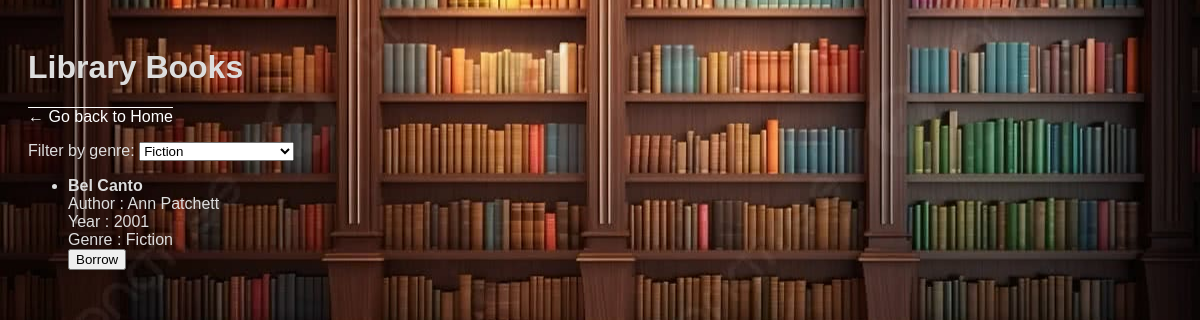
The page /books/?genre=1 (signed in) on the database its author committed.
### catalog/models.py (models this page shows, shortened)
class Book(models.Model):
    name = models.CharField(max_length=200)
    author = models.CharField(max_length=200)
    pub_date = models.IntegerField()
    genre = models.ForeignKey( Genre , on_delete=models.CASCADE )
    available = models.BooleanField(default=True)

class Genre(models.Model):
    genre_text = models.CharField(max_length=200)

### catalog/views.py (the view)
# urls.py: path("books/" , views.book_check , name="book_check"),
@login_required
def book_check(request):
    genre_id = request.GET.get("genre")
    search_query = request.GET.get("q")
    genres = Genre.objects.all()
    books = Book.objects.all()
    if genre_id:
        books = Book.objects.filter(genre_id=genre_id)
    if search_query:
        books = books.filter(
            Q(name__icontains=search_query)|Q(author__icontains=search_query)
        )
    return render(request , "book_list.html" , {
        'books': books,
        'genres': genres,
        'selected_genre': int(genre_id) if genre_id else None,
        'search_query':search_query
    })

### templates/book_list.html (shortened to what this page needs)
<!DOCTYPE html>
<html lang="en">
<head>
    {% load static %}
    <link rel="stylesheet" href="{% static 'catalog/css/styles.css' %}">
</head>
<body>
    <h1>Library Books</h1>
    <p><a href="{% url 'homepage' %}">← Go back to Home</a></p>
    <form method="get" action="{% url 'book_check' %}">
        <label for="genre">Filter by genre:</label>
        <select name="genre" id="genre" onchange="this.form.submit()">
            {% for genre in genres %}
                <option value="{{ genre.id }}" {% if genre.id == selected_genre %}selected{% endif %}>
                    {{ genre.genre_text }}
                </option>
            {% endfor %}
        </select>
    </form>
    <ul>
        {% for book in books %}
            <li>
                <strong>{{ book.name }} </strong><br>
                Author : {{book.author}}<br>
                Year : {{book.pub_date}}<br>
                Genre : {{book.genre.genre_text}}<br>
                {% if book.available %}
                    <form action="{% url 'borrow_book' book.id %}" method="post">
                        <button type="submit">Borrow</button>
                    </form>
                {% else %}
                    <em> Not available</em>
                {% endif %}
            </li>
        {% empty %}
            <li>No books available.</li>
        {% endfor %}
    </ul>
</body>
</html>

### catalog/static/catalog/css/styles.css (style rules this page uses)
body { background-image: url('../images//library_background.jpg'); background-size: cover; background-repeat: no-repeat; background-position: center; font-family: Arial, Helvetica, sans-serif; color: #ddd; padding: 20px; }
a { color: white; text-decoration: overline; }

### rows shown on the page
Book: name "Bel Canto", author "Ann Patchett", pub_date "2001", genre.genre_text "Fiction", available "Borrow"

### other values the page prints
form field genre "Fiction"
